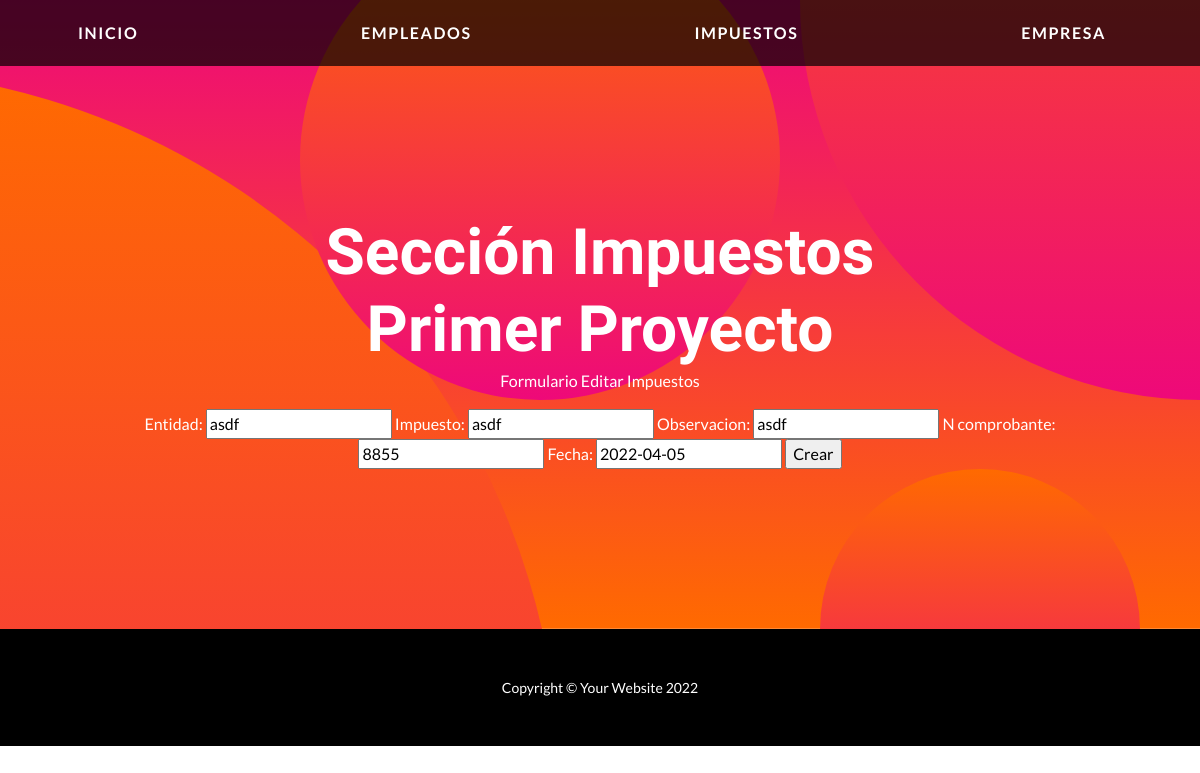
/actualizari/4/, run on the app's committed database.
### applications/servicioImpuestos/models.py (models this page shows, shortened)
class Impuestos(models.Model):
    entidad = models.CharField("Entidad", max_length=100)
    impuesto = models.CharField("Impuesto", max_length=100)
    observacion = models.CharField("Observación",max_length=100)
    n_comprobante = models.IntegerField("Numero comprobante")
    fecha = models.DateField("Fecha vencimiento", auto_now=False, auto_now_add=False)

### applications/servicioImpuestos/views.py (the view)
# urls.py: path('actualizari/<id>/', views.actualizari, name="ActualizarI"),
def actualizari(request, id):
    impuesto=models.Impuestos.objects.get(id=id)
    if request.method=="POST":
        formulario=forms.FormularioImpuestos(request.POST)
        if formulario.is_valid():
            informacion=formulario.cleaned_data
            impuesto.entidad=informacion['entidad']
            impuesto.impuesto=informacion['impuesto']
            impuesto.observacion=informacion['observacion']
            impuesto.n_comprobante=informacion['n_comprobante']
            impuesto.fecha=informacion['fecha']
            impuesto.save()
            return render(request,"index.html",  {"entidad":impuesto.entidad, "impuesto":impuesto.impuesto, "observacion":impuesto.observacion, "n_comprobante":impuesto.n_comprobante, "fecha":impuesto.fecha})
    else:
        formulario = forms.FormularioImpuestos(initial={"entidad":impuesto.entidad, "impuesto":impuesto.impuesto, "observacion":impuesto.observacion, "n_comprobante":impuesto.n_comprobante, "fecha":impuesto.fecha})
    return render(request, "actualizari.html",{"miform":formulario, "entidad":impuesto.entidad})

### applications/servicioImpuestos/forms.py
class FormularioImpuestos(forms.Form):
    entidad = forms.CharField()
    impuesto = forms.CharField()
    observacion = forms.CharField()
    n_comprobante = forms.IntegerField()
    fecha = forms.DateField()

### templates/actualizari.html (shortened to what this page needs)
{% extends 'index.html' %}
{% block info %}
    <h2 class="masthead-subheading mb-0">
        Sección Impuestos
    </h2>
{% endblock info %}
{% block contenido %}
    <p>
        Formulario Editar Impuestos
    </p>
<form action="", method="POST">{% csrf_token %}
    {{miform.as_table}}
    <input type="submit", value="Crear">
</form>
{% endblock contenido %}

### data on the page
Impuestos: entidad "asdf", impuesto "asdf", observacion "asdf", n_comprobante "8855", fecha "2022-04-05"
